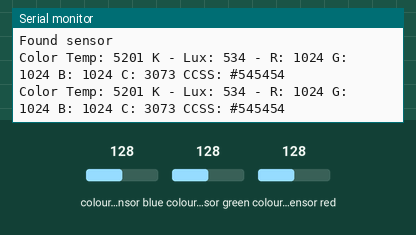
This program was run on a simulated ESP32. Parts: the last lines printed to the serial monitor. The inputs (shaded band) are chosen by the test bench; at power-on: colour sensor blue 128, colour sensor green 128, colour sensor red 128.

Above: at 1.9 s.
2.0 s: colour sensor blue set to 5
At 3.0 s:
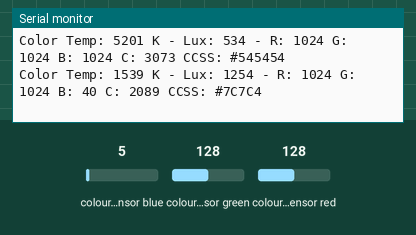
4.7 s: colour sensor green set to 5
At 6.2 s:
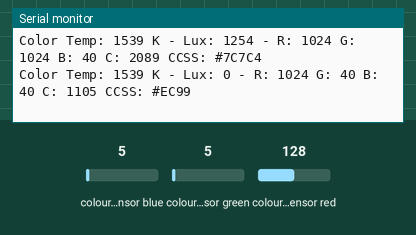
7.8 s: colour sensor red set to 64
At 9.3 s:
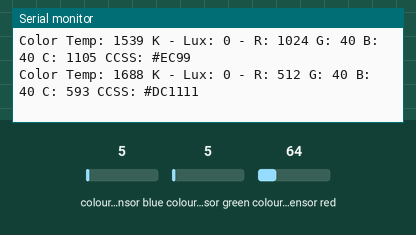
11.0 s: colour sensor blue set to 64
At 12.5 s:
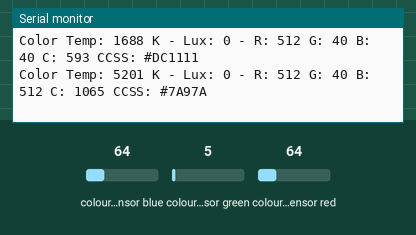
14.1 s: colour sensor green set to 128
At 15.6 s:
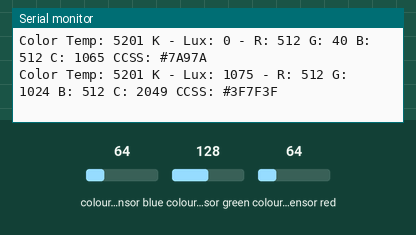
17.3 s: colour sensor red set to 5
At 18.8 s:
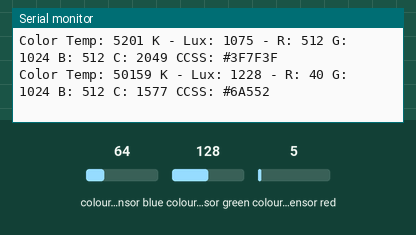

Measured:
- after the input at 2.0 s, the serial monitor: prints a new line after 0.15 s (image 1)
- after the input at 4.7 s, the serial monitor: prints a new line after 0.61 s (image 2)
- after the input at 7.8 s, the serial monitor: prints a new line after 0.66 s (image 3)
- after the input at 11.0 s, the serial monitor: prints a new line after 0.61 s (image 4)
- after the input at 14.1 s, the serial monitor: prints a new line after 0.67 s (image 5)
- after the input at 17.3 s, the serial monitor: prints a new line after 0.62 s (image 6)

The program:

main.cpp
```cpp
#include <Arduino.h>
#include <SPI.h>
#include <Wire.h>

#include "Adafruit_TCS34725.h"

/* Initialise with specific int time and gain values */
Adafruit_TCS34725 tcs =
    Adafruit_TCS34725(TCS34725_INTEGRATIONTIME_614MS, TCS34725_GAIN_1X);

void setup() {
    Serial.begin(115200);

    if (tcs.begin()) {
        Serial.println("Found sensor");
    } else {
        Serial.println("No TCS34725 found ... check your connections");
        while (1);
    }
}

void loop() {
    uint16_t r, g, b, c, colorTemp, lux;

    tcs.getRawData(&r, &g, &b, &c);
    // colorTemp = tcs.calculateColorTemperature(r, g, b);
    colorTemp = tcs.calculateColorTemperature_dn40(r, g, b, c);
    lux = tcs.calculateLux(r, g, b);

    Serial.print("Color Temp: ");
    Serial.print(colorTemp, DEC);
    Serial.print(" K - ");
    Serial.print("Lux: ");
    Serial.print(lux, DEC);
    Serial.print(" - ");
    Serial.print("R: ");
    Serial.print(r, DEC);
    Serial.print(" ");
    Serial.print("G: ");
    Serial.print(g, DEC);
    Serial.print(" ");
    Serial.print("B: ");
    Serial.print(b, DEC);
    Serial.print(" ");
    Serial.print("C: ");
    Serial.print(c, DEC);
    Serial.print(" ");
    Serial.print("CCSS: #");
    Serial.print(r*255/c, HEX);
    Serial.print(g*255/c, HEX);
    Serial.print(b*255/c, HEX);
    Serial.println(" ");

    delay(1000);
}
```
